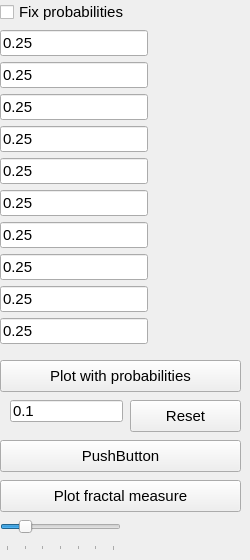
            <widget class="QWidget" name="tabProbs">
             <attribute name="title">
              <string>Probabilities</string>
             </attribute>
             <widget class="QPushButton" name="probPlotButton">
              <property name="geometry">
               <rect>
                <x>0</x>
                <y>360</y>
                <width>241</width>
                <height>32</height>
               </rect>
              </property>
              <property name="font">
               <font>
                <pointsize>11</pointsize>
               </font>
              </property>
              <property name="text">
               <string>Plot with probabilities</string>
              </property>
             </widget>
             <widget class="QPushButton" name="resetButton">
              <property name="geometry">
               <rect>
                <x>130</x>
                <y>400</y>
                <width>111</width>
                <height>32</height>
               </rect>
              </property>
              <property name="font">
               <font>
                <pointsize>11</pointsize>
               </font>
              </property>
              <property name="text">
               <string>Reset</string>
              </property>
             </widget>
             <widget class="QPushButton" name="pushButton_8">
              <property name="geometry">
               <rect>
                <x>0</x>
                <y>440</y>
                <width>241</width>
                <height>32</height>
               </rect>
              </property>
              <property name="font">
               <font>
                <pointsize>11</pointsize>
               </font>
              </property>
              <property name="text">
               <string>PushButton</string>
              </property>
             </widget>
             <widget class="QPushButton" name="measureButton">
              <property name="geometry">
               <rect>
                <x>0</x>
                <y>480</y>
                <width>241</width>
                <height>32</height>
               </rect>
              </property>
              <property name="font">
               <font>
                <pointsize>11</pointsize>
               </font>
              </property>
              <property name="text">
               <string>Plot fractal measure</string>
              </property>
             </widget>
             <widget class="QLineEdit" name="lineEdit">
              <property name="geometry">
               <rect>
                <x>10</x>
                <y>400</y>
                <width>113</width>
                <height>22</height>
               </rect>
              </property>
              <property name="font">
               <font>
                <pointsize>11</pointsize>
               </font>
              </property>
              <property name="text">
               <string>0.1</string>
              </property>
             </widget>
             <widget class="QSlider" name="horizontalSlider">
              <property name="geometry">
               <rect>
                <x>0</x>
                <y>510</y>
                <width>121</width>
                <height>41</height>
               </rect>
              </property>
              <property name="font">
               <font>
                <pointsize>11</pointsize>
               </font>
              </property>
              <property name="maximum">
               <number>6</number>
              </property>
              <property name="pageStep">
               <number>2</number>
              </property>
              <property name="value">
               <number>1</number>
              </property>
              <property name="orientation">
               <enum>Qt::Horizontal</enum>
              </property>
              <property name="tickPosition">
               <enum>QSlider::TicksBelow</enum>
              </property>
              <property name="tickInterval">
               <number>1</number>
              </property>
             </widget>
             <widget class="QWidget" name="layoutWidget">
              <property name="geometry">
               <rect>
                <x>0</x>
                <y>0</y>
                <width>148</width>
                <height>354</height>
               </rect>
              </property>
              <layout class="QVBoxLayout" name="verticalLayout">
               <item>
                <widget class="QCheckBox" name="fixProbsCheckBox">
                 <property name="font">
                  <font>
                   <pointsize>11</pointsize>
                  </font>
                 </property>
                 <property name="text">
                  <string>Fix probabilities</string>
                 </property>
                </widget>
               </item>
               <item>
                <widget class="QLineEdit" name="lineEditProbs01">
                 <property name="enabled">
                  <bool>true</bool>
                 </property>
                 <property name="font">
                  <font>
                   <pointsize>11</pointsize>
                  </font>
                 </property>
                 <property name="text">
                  <string>0.25</string>
                 </property>
                </widget>
               </item>
               <item>
                <widget class="QLineEdit" name="lineEditProbs02">
                 <property name="font">
                  <font>
                   <pointsize>11</pointsize>
                  </font>
                 </property>
                 <property name="text">
                  <string>0.25</string>
                 </property>
                </widget>
               </item>
               <item>
                <widget class="QLineEdit" name="lineEditProbs03">
                 <property name="font">
                  <font>
                   <pointsize>11</pointsize>
                  </font>
                 </property>
                 <property name="text">
                  <string>0.25</string>
                 </property>
                </widget>
               </item>
               <item>
                <widget class="QLineEdit" name="lineEditProbs04">
                 <property name="font">
                  <font>
                   <pointsize>11</pointsize>
                  </font>
                 </property>
                 <property name="text">
                  <string>0.25</string>
                 </property>
                </widget>
               </item>
               <item>
                <widget class="QLineEdit" name="lineEditProbs05">
                 <property name="font">
                  <font>
                   <pointsize>11</pointsize>
                  </font>
                 </property>
                 <property name="text">
                  <string>0.25</string>
                 </property>
                </widget>
               </item>
               <item>
                <widget class="QLineEdit" name="lineEditProbs06">
                 <property name="font">
                  <font>
                   <pointsize>11</pointsize>
                  </font>
                 </property>
                 <property name="text">
                  <string>0.25</string>
                 </property>
                </widget>
               </item>
               <item>
                <widget class="QLineEdit" name="lineEditProbs07">
                 <property name="font">
                  <font>
                   <pointsize>11</pointsize>
                  </font>
                 </property>
                 <property name="text">
                  <string>0.25</string>
                 </property>
                </widget>
               </item>
               <item>
                <widget class="QLineEdit" name="lineEditProbs08">
                 <property name="font">
                  <font>
                   <pointsize>11</pointsize>
                  </font>
                 </property>
                 <property name="text">
                  <string>0.25</string>
                 </property>
                </widget>
               </item>
               <item>
                <widget class="QLineEdit" name="lineEditProbs09">
                 <property name="font">
                  <font>
                   <pointsize>11</pointsize>
                  </font>
                 </property>
                 <property name="text">
                  <string>0.25</string>
                 </property>
                </widget>
               </item>
               <item>
                <widget class="QLineEdit" name="lineEditProbs10">
                 <property name="font">
                  <font>
                   <pointsize>11</pointsize>
                  </font>
                 </property>
                 <property name="text">
                  <string>0.25</string>
                 </property>
                </widget>
               </item>
              </layout>
             </widget>
            </widget>
